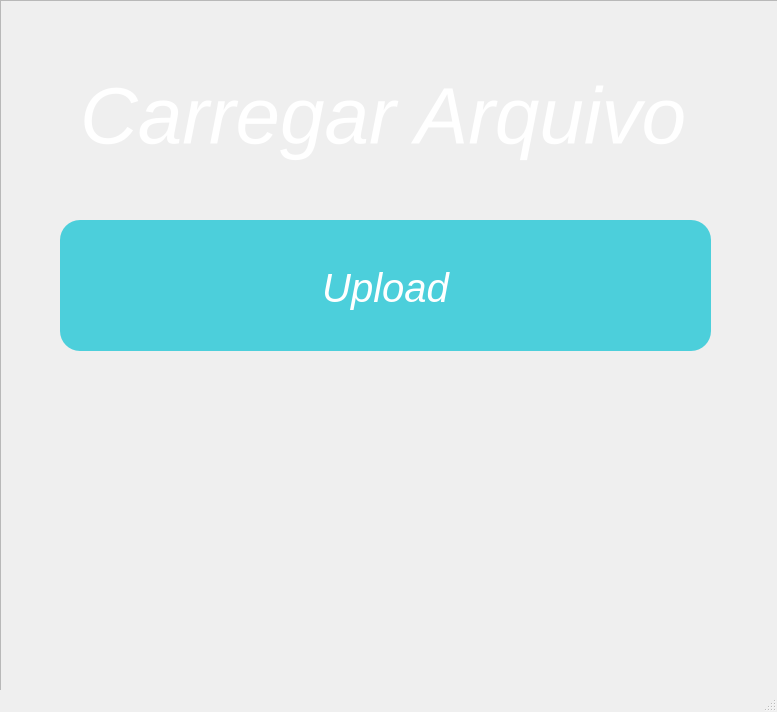
<?xml version="1.0" encoding="UTF-8"?>
<ui version="4.0">
 <class>MainWindow</class>
 <widget class="QMainWindow" name="MainWindow">
  <property name="geometry">
   <rect>
    <x>0</x>
    <y>0</y>
    <width>777</width>
    <height>712</height>
   </rect>
  </property>
  <property name="palette">
   <palette>
    <active/>
    <inactive/>
    <disabled/>
   </palette>
  </property>
  <property name="windowTitle">
   <string>MainWindow</string>
  </property>
  <property name="styleSheet">
   <string notr="true">#sidebarFrame {
background: #8af;
border: none;
border-right: 1px solid black;
}

#backgroundFrame {
background: #fff;
border: none;
border-right: 1px solid black;
}


#pushButton {
background-color: #4ccfdb;
border: none;
padding-top: 5px;
color: #fff;
border-radius: 20px;
font-size: 40px;
font: italic;

}

#pushButton:hover {
background-color:#2dd8e7;
}

#pushButton2 {
background-color: #4ccfdb;
border: none;
padding-top: 5px;
color: #fff;
border-radius: 20px;
font-size: 40px;
font: italic;

}

#pushButton2:hover {
background-color:#2dd8e7;
}

#pushButton3 {
background-color: #4ccfdb;
border: none;
padding-top: 5px;
color: #fff;
border-radius: 20px;
font-size: 40px;
font: italic;

}

#pushButton3:hover {
background-color:#2dd8e7;
}

#pushButton4 {
background-color: #4ccfdb;
border: none;
padding-top: 5px;
color: #fff;
border-radius: 20px;
font-size: 40px;
font: italic;

}

#pushButton4:hover {
background-color:#2dd8e7;
}</string>
  </property>
  <widget class="QWidget" name="centralwidget">
   <property name="palette">
    <palette>
     <active>
      <colorrole role="WindowText">
       <brush brushstyle="SolidPattern">
        <color alpha="255">
         <red>0</red>
         <green>0</green>
         <blue>0</blue>
        </color>
       </brush>
      </colorrole>
      <colorrole role="Button">
       <brush brushstyle="SolidPattern">
        <color alpha="255">
         <red>255</red>
         <green>255</green>
         <blue>255</blue>
        </color>
       </brush>
      </colorrole>
      <colorrole role="Light">
       <brush brushstyle="SolidPattern">
        <color alpha="255">
         <red>255</red>
         <green>255</green>
         <blue>255</blue>
        </color>
       </brush>
      </colorrole>
      <colorrole role="Midlight">
       <brush brushstyle="SolidPattern">
        <color alpha="255">
         <red>255</red>
         <green>255</green>
         <blue>255</blue>
        </color>
       </brush>
      </colorrole>
      <colorrole role="Dark">
       <brush brushstyle="SolidPattern">
        <color alpha="255">
         <red>127</red>
         <green>127</green>
         <blue>127</blue>
        </color>
       </brush>
      </colorrole>
      <colorrole role="Mid">
       <brush brushstyle="SolidPattern">
        <color alpha="255">
         <red>170</red>
         <green>170</green>
         <blue>170</blue>
        </color>
       </brush>
      </colorrole>
      <colorrole role="Text">
       <brush brushstyle="SolidPattern">
        <color alpha="255">
         <red>0</red>
         <green>0</green>
         <blue>0</blue>
        </color>
       </brush>
      </colorrole>
      <colorrole role="BrightText">
       <brush brushstyle="SolidPattern">
        <color alpha="255">
         <red>255</red>
         <green>255</green>
         <blue>255</blue>
        </color>
       </brush>
      </colorrole>
      <colorrole role="ButtonText">
       <brush brushstyle="SolidPattern">
        <color alpha="255">
         <red>0</red>
         <green>0</green>
         <blue>0</blue>
        </color>
       </brush>
      </colorrole>
      <colorrole role="Base">
       <brush brushstyle="SolidPattern">
        <color alpha="255">
         <red>255</red>
         <green>255</green>
         <blue>255</blue>
        </color>
       </brush>
      </colorrole>
      <colorrole role="Window">
       <brush brushstyle="SolidPattern">
        <color alpha="255">
         <red>255</red>
         <green>255</green>
         <blue>255</blue>
        </color>
       </brush>
      </colorrole>
      <colorrole role="Shadow">
       <brush brushstyle="SolidPattern">
        <color alpha="255">
         <red>0</red>
         <green>0</green>
         <blue>0</blue>
        </color>
       </brush>
      </colorrole>
      <colorrole role="AlternateBase">
       <brush brushstyle="SolidPattern">
        <color alpha="255">
         <red>255</red>
         <green>255</green>
         <blue>255</blue>
        </color>
       </brush>
      </colorrole>
      <colorrole role="ToolTipBase">
       <brush brushstyle="SolidPattern">
        <color alpha="255">
         <red>255</red>
         <green>255</green>
         <blue>220</blue>
        </color>
       </brush>
      </colorrole>
      <colorrole role="ToolTipText">
       <brush brushstyle="SolidPattern">
        <color alpha="255">
         <red>0</red>
         <green>0</green>
         <blue>0</blue>
        </color>
       </brush>
      </colorrole>
     </active>
     <inactive>
      <colorrole role="WindowText">
       <brush brushstyle="SolidPattern">
        <color alpha="255">
         <red>0</red>
         <green>0</green>
         <blue>0</blue>
        </color>
       </brush>
      </colorrole>
      <colorrole role="Button">
       <brush brushstyle="SolidPattern">
        <color alpha="255">
         <red>255</red>
         <green>255</green>
         <blue>255</blue>
        </color>
       </brush>
      </colorrole>
      <colorrole role="Light">
       <brush brushstyle="SolidPattern">
        <color alpha="255">
         <red>255</red>
         <green>255</green>
         <blue>255</blue>
        </color>
       </brush>
      </colorrole>
      <colorrole role="Midlight">
       <brush brushstyle="SolidPattern">
        <color alpha="255">
         <red>255</red>
         <green>255</green>
         <blue>255</blue>
        </color>
       </brush>
      </colorrole>
      <colorrole role="Dark">
       <brush brushstyle="SolidPattern">
        <color alpha="255">
         <red>127</red>
         <green>127</green>
         <blue>127</blue>
        </color>
       </brush>
      </colorrole>
      <colorrole role="Mid">
       <brush brushstyle="SolidPattern">
        <color alpha="255">
         <red>170</red>
         <green>170</green>
         <blue>170</blue>
        </color>
       </brush>
      </colorrole>
      <colorrole role="Text">
       <brush brushstyle="SolidPattern">
        <color alpha="255">
         <red>0</red>
         <green>0</green>
         <blue>0</blue>
        </color>
       </brush>
      </colorrole>
      <colorrole role="BrightText">
       <brush brushstyle="SolidPattern">
        <color alpha="255">
         <red>255</red>
         <green>255</green>
         <blue>255</blue>
        </color>
       </brush>
      </colorrole>
      <colorrole role="ButtonText">
       <brush brushstyle="SolidPattern">
        <color alpha="255">
         <red>0</red>
         <green>0</green>
         <blue>0</blue>
        </color>
       </brush>
      </colorrole>
      <colorrole role="Base">
       <brush brushstyle="SolidPattern">
        <color alpha="255">
         <red>255</red>
         <green>255</green>
         <blue>255</blue>
        </color>
       </brush>
      </colorrole>
      <colorrole role="Window">
       <brush brushstyle="SolidPattern">
        <color alpha="255">
         <red>255</red>
         <green>255</green>
         <blue>255</blue>
        </color>
       </brush>
      </colorrole>
      <colorrole role="Shadow">
       <brush brushstyle="SolidPattern">
        <color alpha="255">
         <red>0</red>
         <green>0</green>
         <blue>0</blue>
        </color>
       </brush>
      </colorrole>
      <colorrole role="AlternateBase">
       <brush brushstyle="SolidPattern">
        <color alpha="255">
         <red>255</red>
         <green>255</green>
         <blue>255</blue>
        </color>
       </brush>
      </colorrole>
      <colorrole role="ToolTipBase">
       <brush brushstyle="SolidPattern">
        <color alpha="255">
         <red>255</red>
         <green>255</green>
         <blue>220</blue>
        </color>
       </brush>
      </colorrole>
      <colorrole role="ToolTipText">
       <brush brushstyle="SolidPattern">
        <color alpha="255">
         <red>0</red>
         <green>0</green>
         <blue>0</blue>
        </color>
       </brush>
      </colorrole>
     </inactive>
     <disabled>
      <colorrole role="WindowText">
       <brush brushstyle="SolidPattern">
        <color alpha="255">
         <red>127</red>
         <green>127</green>
         <blue>127</blue>
        </color>
       </brush>
      </colorrole>
      <colorrole role="Button">
       <brush brushstyle="SolidPattern">
        <color alpha="255">
         <red>255</red>
         <green>255</green>
         <blue>255</blue>
        </color>
       </brush>
      </colorrole>
      <colorrole role="Light">
       <brush brushstyle="SolidPattern">
        <color alpha="255">
         <red>255</red>
         <green>255</green>
         <blue>255</blue>
        </color>
       </brush>
      </colorrole>
      <colorrole role="Midlight">
       <brush brushstyle="SolidPattern">
        <color alpha="255">
         <red>255</red>
         <green>255</green>
         <blue>255</blue>
        </color>
       </brush>
      </colorrole>
      <colorrole role="Dark">
       <brush brushstyle="SolidPattern">
        <color alpha="255">
         <red>127</red>
         <green>127</green>
         <blue>127</blue>
        </color>
       </brush>
      </colorrole>
      <colorrole role="Mid">
       <brush brushstyle="SolidPattern">
        <color alpha="255">
         <red>170</red>
         <green>170</green>
         <blue>170</blue>
        </color>
       </brush>
      </colorrole>
      <colorrole role="Text">
       <brush brushstyle="SolidPattern">
        <color alpha="255">
         <red>127</red>
         <green>127</green>
         <blue>127</blue>
        </color>
       </brush>
      </colorrole>
      <colorrole role="BrightText">
       <brush brushstyle="SolidPattern">
        <color alpha="255">
         <red>255</red>
         <green>255</green>
         <blue>255</blue>
        </color>
       </brush>
      </colorrole>
      <colorrole role="ButtonText">
       <brush brushstyle="SolidPattern">
        <color alpha="255">
         <red>127</red>
         <green>127</green>
         <blue>127</blue>
        </color>
       </brush>
      </colorrole>
      <colorrole role="Base">
       <brush brushstyle="SolidPattern">
        <color alpha="255">
         <red>255</red>
         <green>255</green>
         <blue>255</blue>
        </color>
       </brush>
      </colorrole>
      <colorrole role="Window">
       <brush brushstyle="SolidPattern">
        <color alpha="255">
         <red>255</red>
         <green>255</green>
         <blue>255</blue>
        </color>
       </brush>
      </colorrole>
      <colorrole role="Shadow">
       <brush brushstyle="SolidPattern">
        <color alpha="255">
         <red>0</red>
         <green>0</green>
         <blue>0</blue>
        </color>
       </brush>
      </colorrole>
      <colorrole role="AlternateBase">
       <brush brushstyle="SolidPattern">
        <color alpha="255">
         <red>255</red>
         <green>255</green>
         <blue>255</blue>
        </color>
       </brush>
      </colorrole>
      <colorrole role="ToolTipBase">
       <brush brushstyle="SolidPattern">
        <color alpha="255">
         <red>255</red>
         <green>255</green>
         <blue>220</blue>
        </color>
       </brush>
      </colorrole>
      <colorrole role="ToolTipText">
       <brush brushstyle="SolidPattern">
        <color alpha="255">
         <red>0</red>
         <green>0</green>
         <blue>0</blue>
        </color>
       </brush>
      </colorrole>
     </disabled>
    </palette>
   </property>
   <widget class="QWidget" name="verticalLayoutWidget">
    <property name="geometry">
     <rect>
      <x>0</x>
      <y>0</y>
      <width>781</width>
      <height>691</height>
     </rect>
    </property>
    <layout class="QVBoxLayout" name="verticalLayout">
     <item>
      <widget class="QFrame" name="frame">
       <property name="styleSheet">
        <string notr="true">#sidebarFrame {
background: #fff;
border: none;
border-right: 1px solid black;
}


#label {
background-image: url(:/newPrefix/background.png);
}</string>
       </property>
       <property name="frameShape">
        <enum>QFrame::StyledPanel</enum>
       </property>
       <property name="frameShadow">
        <enum>QFrame::Raised</enum>
       </property>
       <widget class="QLabel" name="label">
        <property name="geometry">
         <rect>
          <x>-180</x>
          <y>-80</y>
          <width>1221</width>
          <height>801</height>
         </rect>
        </property>
        <property name="text">
         <string/>
        </property>
       </widget>
       <widget class="QPushButton" name="pushButton">
        <property name="geometry">
         <rect>
          <x>60</x>
          <y>220</y>
          <width>651</width>
          <height>131</height>
         </rect>
        </property>
        <property name="text">
         <string>Upload</string>
        </property>
       </widget>
       <widget class="QLabel" name="label_2">
        <property name="geometry">
         <rect>
          <x>80</x>
          <y>30</y>
          <width>621</width>
          <height>171</height>
         </rect>
        </property>
        <property name="styleSheet">
         <string notr="true">font-size: 80px;
color: white;
font: italic;
</string>
        </property>
        <property name="text">
         <string>Carregar Arquivo</string>
        </property>
       </widget>
      </widget>
     </item>
    </layout>
   </widget>
  </widget>
  <widget class="QStatusBar" name="statusbar"/>
 </widget>
 <resources>
  <include location="../img/a.qrc"/>
 </resources>
 <connections/>
</ui>
